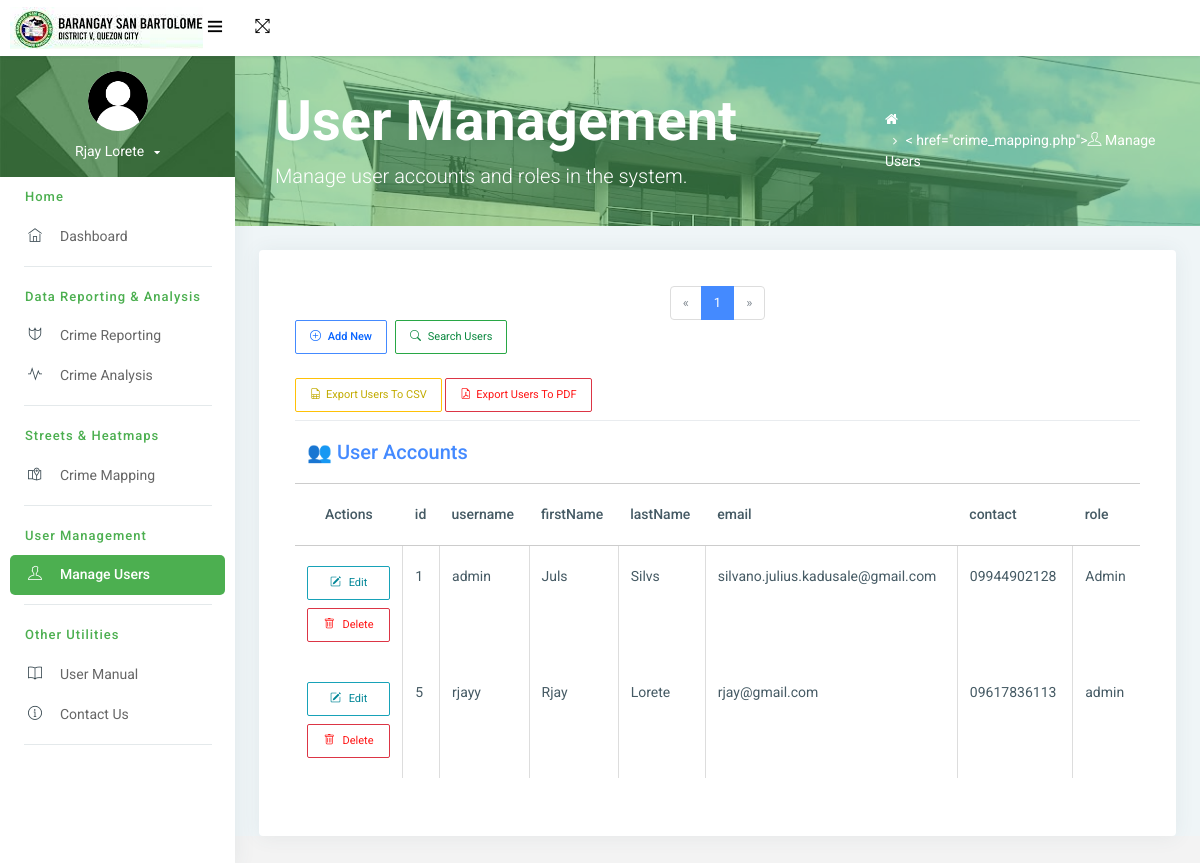
The page /process/manage_users.php (signed in) on the database its author committed.
### tables this page shows
CREATE TABLE `accounts` (
  `id` int(11) NOT NULL,
  `username` varchar(20) NOT NULL,
  `password` varchar(100) NOT NULL,
  `firstName` varchar(50) NOT NULL,
  `lastName` varchar(50) NOT NULL,
  `email` varchar(50) NOT NULL,
  `contact` varchar(15) NOT NULL,
  `role` varchar(10) NOT NULL
);

### process/manage_users.php (the view, shortened to what this page needs)
<?php
include "../secure/connection.php";
$firstName = $_SESSION['firstName'];
$lastName = $_SESSION['lastName'];
?>
<!DOCTYPE html>
<html lang="en">
<head>
    <link rel="stylesheet" type="text/css" href="assets/css/bootstrap/css/bootstrap.min.css">
    <link rel="stylesheet" href="assets/pages/waves/css/waves.min.css" type="text/css" media="all">
    <link rel="stylesheet" type="text/css" href="assets/icon/themify-icons/themify-icons.css">
    <link rel="stylesheet" type="text/css" href="assets/icon/font-awesome/css/font-awesome.min.css">
    <link rel="stylesheet" href="../secure/apis/leaflet/leaflet.css" />
    <link rel="stylesheet" type="text/css" href="assets/css/style.css">
    <link rel="stylesheet" type="text/css" href="assets/css/jquery.mCustomScrollbar.css">
    <link href="https://cdn.jsdelivr.net/npm/bootstrap-icons@1.10.5/font/bootstrap-icons.css" rel="stylesheet">
    <link rel="stylesheet" href="https://cdn.jsdelivr.net/npm/notyf@3/notyf.min.css">
</head>
<body>
    <div id="pcoded" class="pcoded">
        <div class="pcoded-container navbar-wrapper">
            <nav class="navbar header-navbar pcoded-header" style="background-color: white;">
                <div class="navbar-wrapper">
                    <div class="navbar-logo">
                        <a class="mobile-menu waves-effect waves-light" id="mobile-collapse" href="#!">
                            <i class="ti-menu" style="color: black;"></i>
                        </a>
                        <a href="dashboard.php">
                            <img class="img-fluid" src="../src/images/logo.png" alt="Theme-Logo" />
                        </a>
                    </div>
                    <div class="navbar-container container-fluid">
                        <ul class="nav-left">
                            <li>
                                <a href="#!" onclick="javascript:toggleFullScreen()" class="waves-effect waves-light">
                                    <i class="ti-fullscreen" style="color: black;"></i>
                                </a>
                            </li>
                        </ul>
                    </div>
                </div>
            </nav>
            <div class="pcoded-main-container">
                <div class="pcoded-wrapper">
                    <nav class="pcoded-navbar">
                        <div class="pcoded-inner-navbar main-menu">
                            <div class="">
                                <div class="main-menu-header">
                                    <img class="img-80 img-radius" src="../src/images/user.png" alt="User-Profile-Image">
                                    <div class="user-details">
                                        <span id="more-details"><?= "$firstName $lastName" ?><i class="fa fa-caret-down"></i></span>
                                    </div>
                                </div>
                            </div>
                            <div class="pcoded-navigation-label" data-i18n="nav.category.navigation">Home</div>
                            <ul class="pcoded-item pcoded-left-item">
                                <li class=" ">
                                    <a href="dashboard.php" class="waves-effect waves-dark">
                                        <span class="pcoded-micon"><i class="ti-home"></i><b>D</b></span>
                                        <span class="pcoded-mtext" data-i18n="nav.dash.main">Dashboard</span>
                                    </a>
                                </li>
                            </ul>
                            <div class="pcoded-navigation-label" data-i18n="nav.category.forms">Data Reporting &amp; Analysis</div>
                            <ul class="pcoded-item pcoded-left-item">
                                <li class=" ">
                                    <a href="crime_reporting.php" class="waves-effect waves-dark">
                                        <span class="pcoded-micon"><i class="ti-shield"></i><b>D</b></span>
                                        <span class="pcoded-mtext" data-i18n="nav.dash.main">Crime Reporting</span>
                                    </a>
                                </li>
                                <li class=" ">
                                    <a href="crime_analysis.php" class="waves-effect waves-dark">
                                        <span class="pcoded-micon"><i class="ti-pulse"></i><b>D</b></span>
                                        <span class="pcoded-mtext" data-i18n="nav.dash.main">Crime Analysis</span>
                                    </a>
                                </li>
                            </ul>
                            <div class="pcoded-navigation-label" data-i18n="nav.category.forms">Streets &amp; Heatmaps</div>
                            <ul class="pcoded-item pcoded-left-item">
                                <li class="">
                                    <a href="crime_mapping.php" class="waves-effect waves-dark">
                                        <span class="pcoded-micon"><i class="ti-map-alt"></i><b>FC</b></span>
                                        <span class="pcoded-mtext" data-i18n="nav.form-components.main">Crime Mapping</span>
                                    </a>
                                </li>
                            </ul>
                            <div class="pcoded-navigation-label" data-i18n="nav.category.forms">User Management</div>
                            <ul class="pcoded-item pcoded-left-item">
                                <li class="active ">
                                    <a href="manage_users.php" class="waves-effect waves-dark">
                                        <span class="pcoded-micon"><i class="ti-user"></i><b>FC</b></span>
                                        <span class="pcoded-mtext" data-i18n="nav.form-components.main">Manage Users</span>
                                    </a>
                                </li>
                            </ul>
                            <div class="pcoded-navigation-label" data-i18n="nav.category.forms">Other Utilities</div>
                            <ul class="pcoded-item pcoded-left-item">
                                <li class=" ">
                                    <a href="user_manual.php" class="waves-effect waves-dark">
                                        <span class="pcoded-micon"><i class="ti-book"></i><b>FC</b></span>
                                        <span class="pcoded-mtext" data-i18n="nav.form-components.main">User Manual</span>
                                    </a>
                                </li>
                                <li class=" ">
                                    <a href="contact_us.php" class="waves-effect waves-dark">
                                        <span class="pcoded-micon"><i class="ti-info-alt"></i><b>FC</b></span>
                                        <span class="pcoded-mtext" data-i18n="nav.form-components.main">Contact Us</span>
                                    </a>
                                </li>
                            </ul>
                        </div>
                    </nav>
                    <div class="pcoded-content">
                        <div class="page-header">
                            <div class="page-block">
                                <div class="row align-items-center">
                                    <div class="col-md-8">
                                        <div class="page-header-title">
                                            <h4 class="display-4 font-weight-bold mb-2">
                                                User Management
                                            </h4>
                                            <p class="lead mb-0">
                                                Manage user accounts and roles in the system.
                                            </p>
                                        </div>
                                    </div>
                                    <div class="col-md-4">
                                        <ul class="breadcrumb-title">
                                            <li class="breadcrumb-item">
                                                <a href="dashboard.php"> <i class="fa fa-home"></i> </a>
                                            </li>
                                            <li class="breadcrumb-item">
                                                < href="crime_mapping.php"><i class="ti-user"></i> Manage Users</a>
                                        </ul>
                                    </div>
                                </div>
                            </div>
                        </div>
                        <div class="container-fluid mt-4 px-4">
                            <div class="card shadow border-0 rounded">
                                <div class="card-body">
                                    <div class="table-responsive shadow-sm rounded bg-white p-3">
                                        <nav>
                                            <ul class="pagination justify-content-center" id="pagination"></ul>
                                        </nav>
                                        <div class="d-flex flex-wrap mb-3">
                                            <div class="mr-2 mb-2">
                                                <button class="btn btn-outline-primary btn-sm" data-bs-toggle="modal" data-bs-target="#addUserModal">
                                                    <i class="bi bi-plus-circle mr-1"></i> Add New
                                                </button>
                                            </div>
                                            <div class="mb-2">
                                                <button class="btn btn-outline-success btn-sm" data-bs-toggle="modal" data-bs-target="#searchUserModal">
                                                    <i class="bi bi-search mr-1"></i> Search Users
                                                </button>
                                            </div>
                                        </div>
                                        <table class="table table-card table-hover table-columned table-condensed">
                                            <div class="export-buttons mb-2">
                                                <button id="exportUsersCsv" class="btn btn-outline-warning btn-sm">
                                                    <i class="bi bi-file-earmark-spreadsheet me-1"></i>Export Users to CSV
                                                </button>
                                                <button id="exportUsersPdf" class="btn btn-outline-danger btn-sm">
                                                    <i class="bi bi-file-earmark-pdf me-1"></i>Export Users to PDF
                                                </button>
                                            </div>
                                            <thead class="thead-light">
                                                <tr>
                                                    <th colspan="100%" class="h5 text-primary">👥 User Accounts</th>
                                                </tr>
                                                <tr>
                                                    <th scope="col" class="text-center">Actions</th>
                                                    <?php
                                                    $query = "SHOW COLUMNS FROM `accounts`";
                                                    $result = mysqli_query($conn, $query);
                                                    $columns = [];
                                                    while ($column = mysqli_fetch_assoc($result)) {
                                                        $columns[] = $column['Field'];
                                                        if ($column['Field'] !== 'password') {
                                                            echo "<th scope='col' class='text-nowrap'>" . htmlspecialchars($column['Field']) . "</th>";
                                                        }
                                                    }
                                                    ?>
                                                </tr>
                                            </thead>
                                            <tbody id="dynamicUserTable">
                                                <?php
                                                $query = "SELECT * FROM `accounts`";
                                                $result = mysqli_query($conn, $query);
                                                while ($row = mysqli_fetch_assoc($result)) {
                                                    $userId = $row['id'];
                                                    echo "<tr data-id='$userId'>";
                                                    echo "<td>
                                                    <button class='btn btn-sm btn-outline-info transition-hover w-100 mb-2' onclick='startEdit(this)'>
                                                    <i class='bi bi-pencil-square'></i> Edit
                                                    </button>
                                                    <br>
                                                    <button class='btn btn-sm btn-outline-danger transition-hover w-100' onclick='removeUser(" . json_encode($userId) . ")'>
                                                    <i class='bi bi-trash'></i> Delete
                                                    </button>
                                                    </td>";
                                                    foreach ($columns as $col) {
                                                        if ($col !== 'password') {
                                                            echo "<td class='text-wrap wrap-limit' data-id='$userId' data-field='$col'>" . htmlspecialchars($row[$col]) . "</td>";
                                                        }
                                                    }
                                                    echo "</tr>";
                                                }
                                                ?>
                                            </tbody>
                                        </table>
                                    </div>
                                </div>
                            </div>
                        </div>
                    </div>
                </div>
            </div>
        </div>
    </div>
</body>
</html>

### process/manage_users.php (style rules this page uses)
.transition-hover { transition: transform 0.2s ease, box-shadow 0.2s ease; }
td.wrap-limit { max-width: 300px; white-space: normal; word-break: break-word; }
.page-header { background-image: url("../src/images/sb-bg.jpg"); background-size: cover; position: relative; border-radius: 0; color: #fff; }
.page-header:before { content: ""; color: rgb(0, 0, 0); background-color: rgba(0, 0, 0, 0.5); width: 100%; height: 100%; position: absolute; top: 0; left: 0; }
.page-header .page-block { padding: 35px 40px; }
.page-header .page-block .breadcrumb-title { float: right; }
.page-header .page-block .breadcrumb-title a { font-size: 14px; color: #fff; }
.page-header .page-block .breadcrumb-title .breadcrumb-item+.breadcrumb-item::before { content: "\f105"; font-family: FontAwesome; padding-right: 5px; font-size: 12px; color: #fff; }

### rows shown on the page
accounts: id "1", username "admin", firstName "Juls", lastName "Silvs", email "silvano.julius.kadusale@gmail.com", contact "09944902128", role "Admin"
accounts: id "5", username "rjayy", firstName "Rjay", lastName "Lorete", email "rjay@gmail.com", contact "09617836113", role "admin"

### other values the page prints
$firstName "Rjay"
$lastName "Lorete"
$column['Field'] "id"
$column['Field'] "username"
$column['Field'] "firstName"
$column['Field'] "lastName"
$column['Field'] "email"
$column['Field'] "contact"
$column['Field'] "role"
